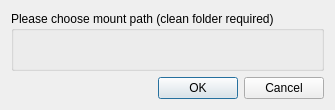
<?xml version="1.0" encoding="UTF-8"?>
<ui version="4.0">
 <class>SetMountPathDialog</class>
 <widget class="QDialog" name="SetMountPathDialog">
  <property name="geometry">
   <rect>
    <x>0</x>
    <y>0</y>
    <width>335</width>
    <height>110</height>
   </rect>
  </property>
  <property name="minimumSize">
   <size>
    <width>335</width>
    <height>110</height>
   </size>
  </property>
  <property name="maximumSize">
   <size>
    <width>359</width>
    <height>110</height>
   </size>
  </property>
  <property name="windowTitle">
   <string>Dialog</string>
  </property>
  <layout class="QVBoxLayout" name="verticalLayout">
   <item>
    <widget class="GetFolderDialog" name="groupBox">
     <property name="title">
      <string>Please choose mount path (clean folder required)</string>
     </property>
    </widget>
   </item>
   <item>
    <widget class="QDialogButtonBox" name="buttonBox">
     <property name="orientation">
      <enum>Qt::Horizontal</enum>
     </property>
     <property name="standardButtons">
      <set>QDialogButtonBox::Cancel|QDialogButtonBox::Ok</set>
     </property>
    </widget>
   </item>
  </layout>
 </widget>
 <customwidgets>
  <customwidget>
   <class>GetFolderDialog</class>
   <extends>QGroupBox</extends>
   <header>getfolderdialog.h</header>
   <container>1</container>
  </customwidget>
 </customwidgets>
 <resources/>
 <connections>
  <connection>
   <sender>buttonBox</sender>
   <signal>accepted()</signal>
   <receiver>SetMountPathDialog</receiver>
   <slot>accept()</slot>
   <hints>
    <hint type="sourcelabel">
     <x>248</x>
     <y>254</y>
    </hint>
    <hint type="destinationlabel">
     <x>157</x>
     <y>274</y>
    </hint>
   </hints>
  </connection>
  <connection>
   <sender>buttonBox</sender>
   <signal>rejected()</signal>
   <receiver>SetMountPathDialog</receiver>
   <slot>reject()</slot>
   <hints>
    <hint type="sourcelabel">
     <x>316</x>
     <y>260</y>
    </hint>
    <hint type="destinationlabel">
     <x>286</x>
     <y>274</y>
    </hint>
   </hints>
  </connection>
 </connections>
</ui>
